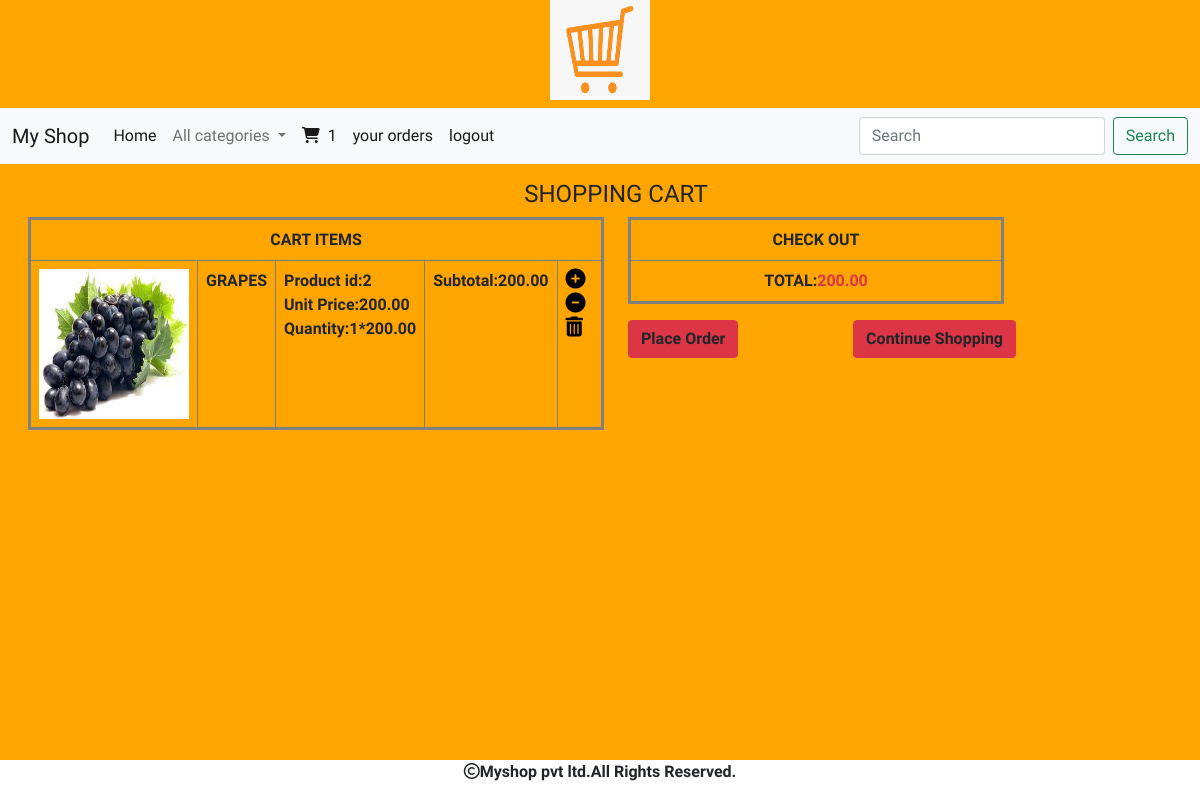
/cart/cartview (signed in), run on the app's committed database.
### cart/models.py (models this page shows, shortened)
class Cart(models.Model):
    product=models.ForeignKey(Product,on_delete=models.CASCADE)
    user=models.ForeignKey(User,on_delete=models.CASCADE)
    quantity=models.IntegerField()
    date_added=models.DateTimeField(auto_now_add=True)
    def subtotal(self):
        return self.quantity*self.product.price

### shop/models.py (models this page shows, shortened)
class Product(models.Model):
    name = models.CharField(max_length=200)
    desc = models.TextField()
    image = models.ImageField(upload_to='shop/products',blank=True,null=True)
    price = models.DecimalField(max_digits=10,decimal_places=2)
    category = models.ForeignKey(Category,on_delete=models.CASCADE)
    stock = models.IntegerField()
    available = models.BooleanField(default=True)
    created = models.DateTimeField(auto_now_add=True)
    updated = models.DateTimeField(auto_now_add=True)

### cart/views.py (the view)
# urls.py: path('cartview',views.cartview,name="cartview"),
def cartview(request):
    total=0
    u=request.user
    try:
        cart=Cart.objects.filter(user=u)
        for i in cart:
            total += i.quantity*i.product.price
    except:
        pass
    return render(request,'cart.html',{'c':cart,'total':total})

### cart/context_processors.py (called while the page is built)
def productcount(request):
    item_count=0
    if request.user.is_authenticated:
        u=request.user
        try:
            cart=Cart.objects.filter(user=u)
            for i in cart:
                item_count=item_count+i.quantity
        except:
            item_count=0
    return {'count':item_count}

### shop/context_processors.py (called while the page is built)
def menu_links(request):
    c=Category.objects.all()
    return {'links':c}

### templates/cart.html
{% extends 'base.html' %}
{% load static %}
{% block content %}
{% if not c %}
<div class="container mt-3">
    <h3 class="text-center">cart is empty</h3>
    <h5 class="text-center text-success"><a href="{% url 'shop:allcat' %}">continue shopping</a></h5>
</div>
{% else %}
<div class="container-fluid m-3">
<div class="row">
    <h4 class="text-center">SHOPPING CART</h4>
    <div class="col-sm-6">
        <table class="table table-bordered">
           <tr><th colspan="5" class="text-center">CART ITEMS</th></tr>
            {% for i in c %}
            <tr>
                <td><img src="{{i.product.image.url}}" height="150px" width="150px"></td>
                <td><b>{{i.product.name}}</b></td>
                <td><b>Product id:{{i.product.id}}</b><br>
                <b>Unit Price:{{i.product.price}}</b><br>
                    <b>Quantity:{{i.quantity}}*{{i.product.price}}</b></td>
                <td><b>Subtotal:{{i.subtotal}}</b></td>
                <td>
                    {% if i.quantity < i.product.stock %}
                    <b></b><a href="{% url 'cart:add_to_cart' i.product.name %}"><i style="color:black;font-size:20px;" class="fa-solid fa-circle-plus"></i></a>
                    <a href="{% url 'cart:cart_remove' i.product.name %}"><i style="color:black;font-size:20px;" class="fa-solid fa-circle-minus"></i></a>
                    <a href="{% url 'cart:full_remove' i.product.name %}"><i style="color:black;font-size:20px;" class="fa-solid fa-trash-can"></i></a>
            {% else %}
                    <a href="{% url 'cart:cart_remove' i.product.name %}"><i style="color:black;font-size:20px;" class="fa-solid fa-circle-minus"></i></a>
                    <a href="{% url 'cart:full_remove' i.product.name %}"><i style="color:black;font-size:20px;" class="fa-solid fa-trash-can"></i></a>
                </td>
            </tr>
               {% endif %}
            {% endfor %}
        </table>
    </div>
    <div class="col-sm-4" style="position:relative">
        <table class="table table-bordered">
          <tr><th colspan="4" class="text-center">CHECK OUT</th></tr>
            <tr><td class="text-center"><b>TOTAL:<span class="text-danger">{{total}}</span></b></td></tr>
        </table>
        <a href="{% url 'cart:orderform' %}" class="btn btn-danger text-dark"><b>Place Order</b></a>
        <a href="{% url 'shop:allcat' %}" class="btn btn-danger text-dark" style="position:absolute;right:0;"><b>Continue Shopping</b></a>
    </div>
</div>
</div>
{% endif %}
{% endblock %}

### static/css/style.css (style rules this page uses)
body { background-color:orange; font-family: 'Hedvig Letters Sans', sans-serif; }
.table { border:3px solid gray; }

### data on the page
Cart: product.image (picture), product.name "GRAPES", product.id "2", product.price "200.00", quantity "1", subtotal "200.00"

### other printed values
{{ count }} "1"
{{ total }} "200.00"
